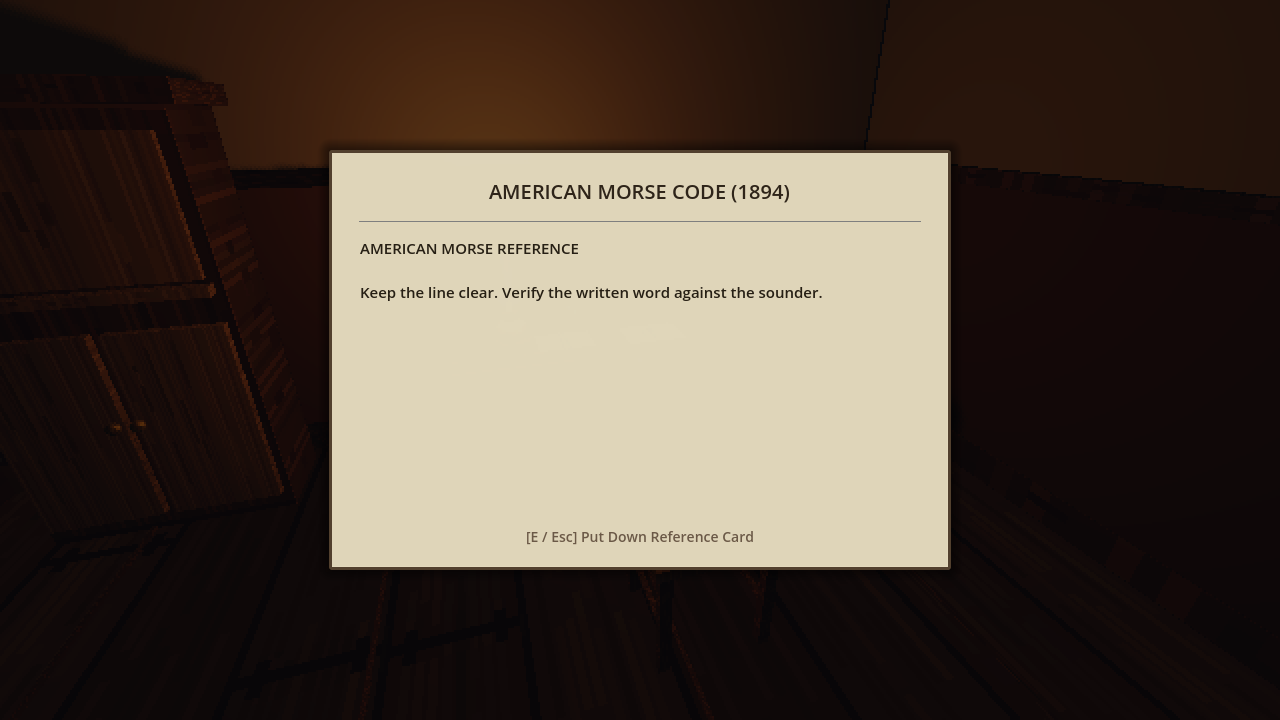
#> input picture sites/dead-wire/img/document_viewer.png, 1280 x 720 px, given as the content of the folder ../sites/dead-wire/img/document_viewer.png, which was not available
$ python measure_luminance.py ../sites/dead-wire/img/document_viewer.png ../sites/dead-wire/img/equipment.png
#> lines starting #> are read from the running program, lines starting #| are printed output that depends on the picture; pictures that were not available may be replaced by others from this repository, and a replacement may not be noted
"""Reports readability metrics for DEAD WIRE evidence captures.

    python tools/measure_luminance.py docs/art/m1_visual_acceptance/final
    python tools/measure_luminance.py <dir_a> <dir_b>   # side-by-side delta

Automated brightness numbers never prove visual quality. They only catch frames
that are crushed so far into black that nothing in them can be judged at all.
"""

from __future__ import annotations

import sys
from pathlib import Path

from PIL import Image

CRUSH_THRESHOLD = 32


def measure(path: Path) -> dict[str, float]:
	image = Image.open(path).convert("L")
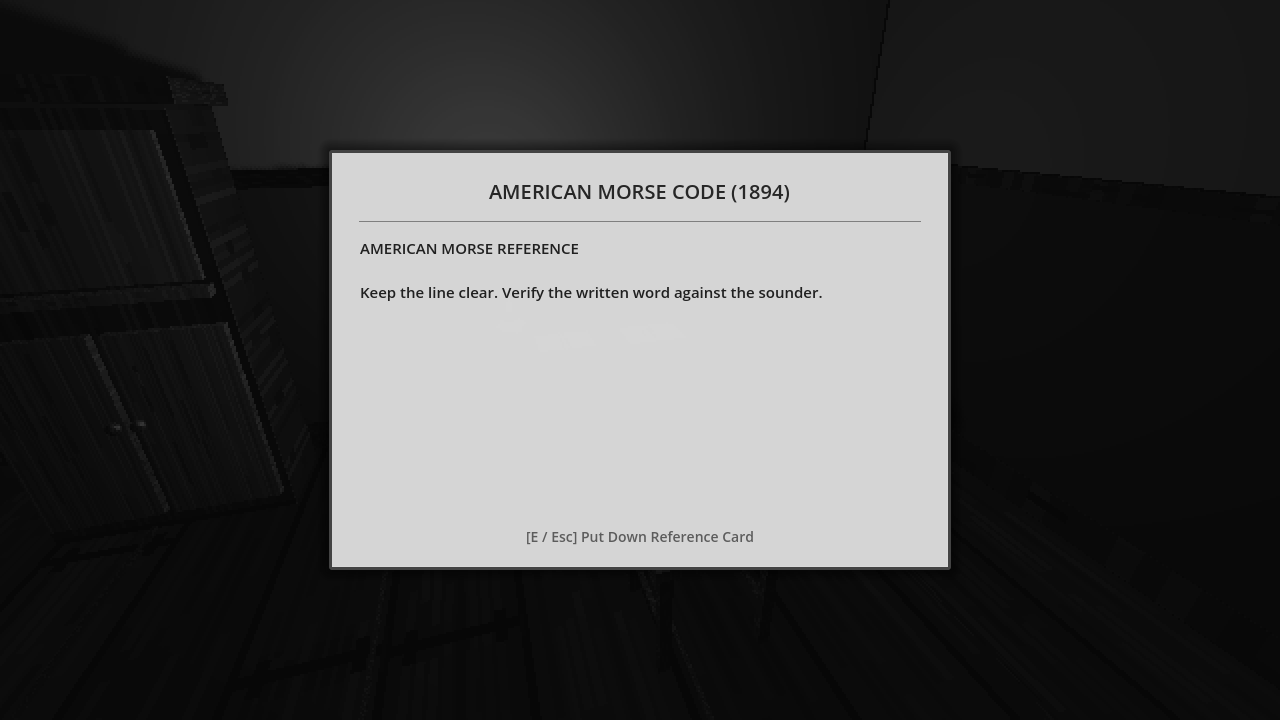
#> image: PIL image 1280x720 L; min 4, max 217, mean 70.5
	histogram = image.histogram()
#> histogram = 256 values, max 243911 at index 213, min 0 at index 0, mean 3600
	pixel_count = sum(histogram)
#> pixel_count = 921600
	weighted = sum(level * count for level, count in enumerate(histogram))
#> weighted = 64963850
	crushed = sum(histogram[:CRUSH_THRESHOLD])
#> crushed = 590666
	blown = sum(histogram[250:])
#> blown = 0
	return {
		"mean": weighted / pixel_count,
		"crushed_pct": 100.0 * crushed / pixel_count,
		"blown_pct": 100.0 * blown / pixel_count,
	}


def collect(directory: Path) -> dict[str, dict[str, float]]:
	return {png.name: measure(png) for png in sorted(directory.glob("*.png"))}


def print_single(directory: Path) -> None:
	results = collect(directory)
	print(f"{directory}  ({len(results)} PNG)")
	print(f"{'file':<38}{'mean':>8}{'<32 %':>9}{'>250 %':>9}")
	for name, metrics in results.items():
		print(f"{name:<38}{metrics['mean']:>8.1f}{metrics['crushed_pct']:>9.1f}{metrics['blown_pct']:>9.1f}")
	if results:
		mean_of_means = sum(m["mean"] for m in results.values()) / len(results)
		worst = min(results.items(), key=lambda item: item[1]["mean"])
		print(f"\nmean of means: {mean_of_means:.1f}   darkest: {worst[0]} ({worst[1]['mean']:.1f})")


def print_delta(before_dir: Path, after_dir: Path) -> None:
	before = collect(before_dir)
#> before = 1 item
	after = collect(after_dir)
#> after = 1 item
	shared = [name for name in after if name in before]
#> shared = ['document_viewer.png']
	print(f"{before_dir}  ->  {after_dir}   ({len(shared)} shared PNG)")
#| ../sites/dead-wire/img/document_viewer.png  ->  ../sites/dead-wire/img/equipment.png   (1 shared PNG)
	print(f"{'file':<38}{'mean':>16}{'<32 %':>16}")
	for name in shared:
		b, a = before[name], after[name]
		print(
			f"{name:<38}"
			f"{b['mean']:>7.1f}->{a['mean']:<7.1f}"
			f"{b['crushed_pct']:>7.1f}->{a['crushed_pct']:<7.1f}"
		)
#> this loop made 1 pass
#> (name, a) on pass 1: ('document_viewer.png', {'mean': 70.49, 'crushed_pct': 64.09, 'blown_pct': 0})
#| document_viewer.png                      70.5->70.5      64.1->64.1
	missing = [name for name in after if name not in before]
#> missing = []
	if missing:
		print(f"\nonly in {after_dir.name}: {', '.join(missing)}")


def main(argv: list[str]) -> int:
	if len(argv) == 2:
		print_single(Path(argv[1]))
	elif len(argv) == 3:
		print_delta(Path(argv[1]), Path(argv[2]))
	else:
		print(__doc__)
		return 2
	return 0


if __name__ == "__main__":
	raise SystemExit(main(sys.argv))
#> (the program exits here)

$ run again, on sites/dead-wire/img/equipment_close.png
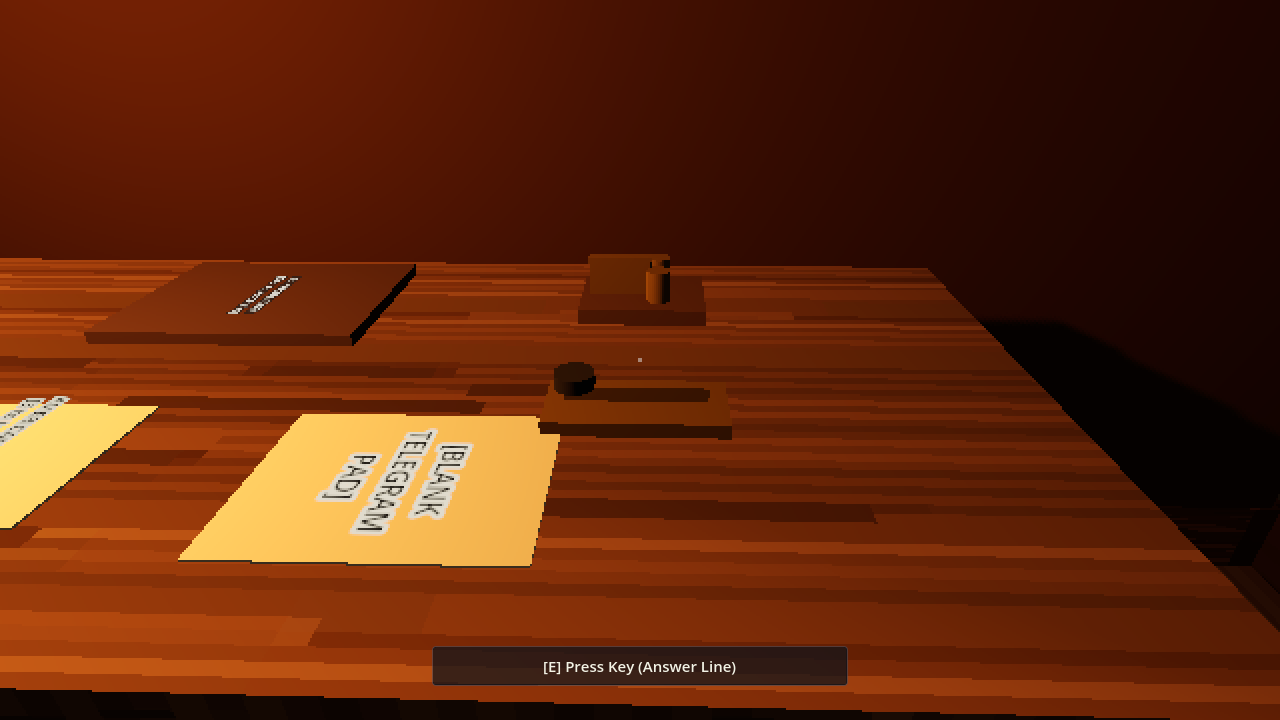
#> input picture sites/dead-wire/img/equipment_close.png, 1280 x 720 px, given as the content of the folder ../sites/dead-wire/img/equipment_close.png, which was not available
#> in measure, `image = Image.open(path).convert("L")`:
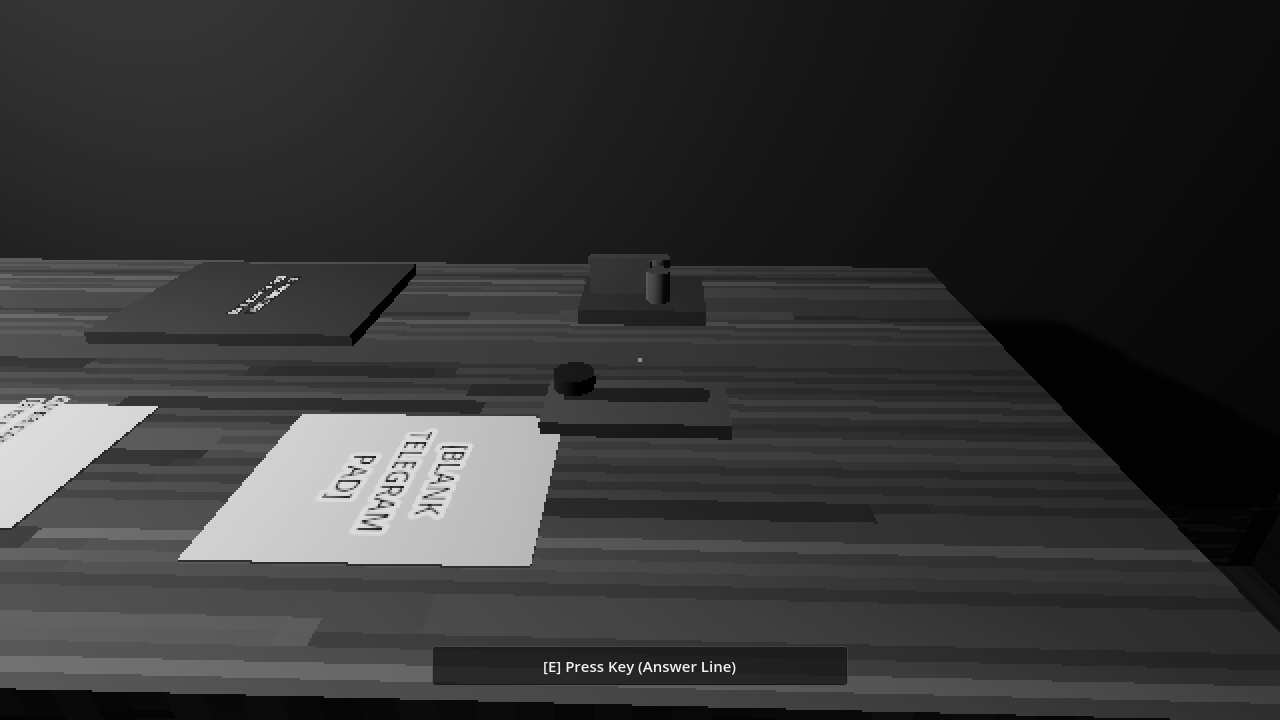
#> image: PIL image 1280x720 L; min 1, max 241, mean 52.4
#> histogram = 256 values, max 27964 at index 2, min 0 at index 0, mean 3600
#> pixel_count = 921600
#> weighted = 48261790
#> crushed = 287096
#> blown = 0
#> before = 1 item
#> shared = ['equipment_close.png']
#| ../sites/dead-wire/img/equipment_close.png  ->  ../sites/dead-wire/img/equipment_close.png   (1 shared PNG)
#> the loop in print_delta, `for name in shared:` made 1 pass
#> (name, a) on pass 1: ('equipment_close.png', {'mean': 52.37, 'crushed_pct': 31.15, 'blown_pct': 0})
#> (printed output is left out)
#> missing = []
